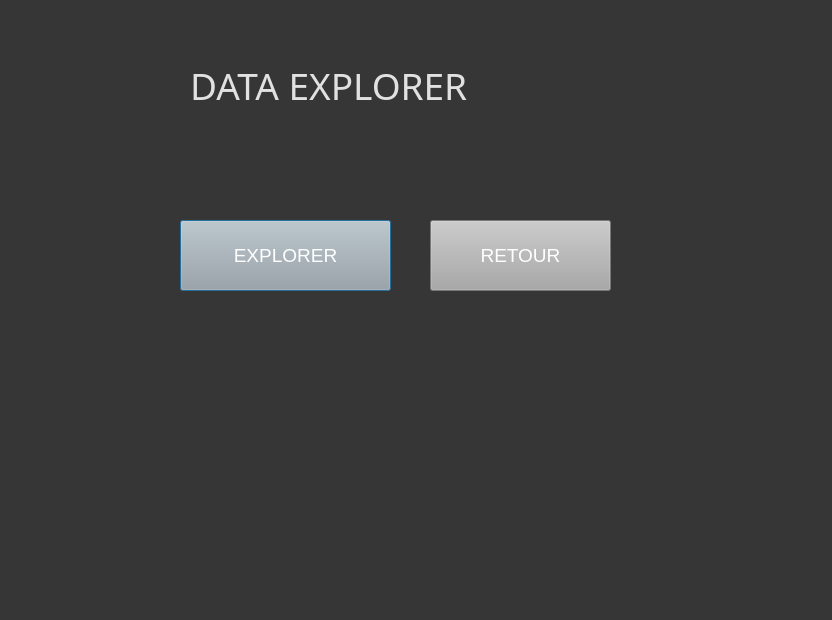
<?xml version="1.0" encoding="UTF-8"?>
<ui version="4.0">
 <class>Dialog</class>
 <widget class="QDialog" name="Dialog">
  <property name="geometry">
   <rect>
    <x>0</x>
    <y>0</y>
    <width>832</width>
    <height>620</height>
   </rect>
  </property>
  <property name="windowTitle">
   <string>Dialog</string>
  </property>
  <property name="styleSheet">
   <string notr="true">background-color: rgb(54, 54, 54);</string>
  </property>
  <widget class="QLabel" name="label">
   <property name="geometry">
    <rect>
     <x>190</x>
     <y>50</y>
     <width>411</width>
     <height>71</height>
    </rect>
   </property>
   <property name="font">
    <font>
     <family>MV Boli</family>
     <pointsize>28</pointsize>
    </font>
   </property>
   <property name="styleSheet">
    <string notr="true">color:rgb(225, 225, 225); font-size:28pt;</string>
   </property>
   <property name="text">
    <string>DATA EXPLORER</string>
   </property>
  </widget>
  <widget class="QPushButton" name="explorer">
   <property name="geometry">
    <rect>
     <x>180</x>
     <y>220</y>
     <width>211</width>
     <height>71</height>
    </rect>
   </property>
   <property name="styleSheet">
    <string notr="true">background-color: rgb(167, 168, 167); font-size:14pt; color:rgb(255, 255, 255)</string>
   </property>
   <property name="text">
    <string>EXPLORER</string>
   </property>
  </widget>
  <widget class="QPushButton" name="retour">
   <property name="geometry">
    <rect>
     <x>430</x>
     <y>220</y>
     <width>181</width>
     <height>71</height>
    </rect>
   </property>
   <property name="styleSheet">
    <string notr="true">background-color: rgb(167, 168, 167); font-size:14pt; color:rgb(255, 255, 255)</string>
   </property>
   <property name="text">
    <string>RETOUR</string>
   </property>
  </widget>
 </widget>
 <resources/>
 <connections/>
</ui>
